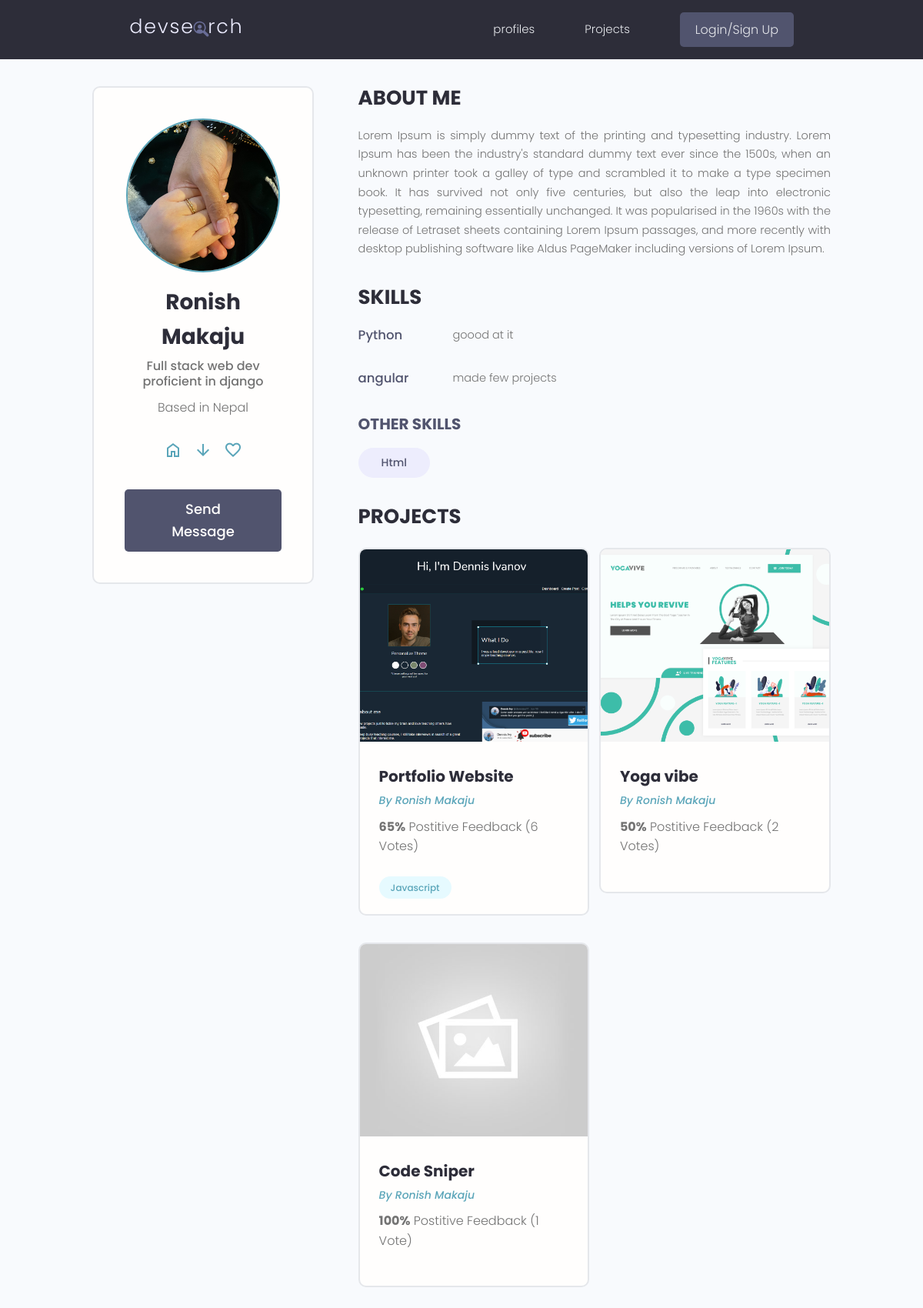
Screenshot of /profile/d9c68324-529a-4ac9-8c6e-8e2db3cfdd05/ with the database file from the repository.
### users/models.py (models this page shows, shortened)
class Profile(models.Model):
    user = models.OneToOneField(User, on_delete=models.CASCADE, null=True, blank=True)
    name = models.CharField(max_length=200, blank=True, null=True)
    username = models.CharField(max_length=200, blank=True, null=True)
    location = models.CharField(max_length=200, blank=True, null=True)
    email = models.EmailField(max_length=500, blank=True, null=True)
    short_intro = models.CharField(max_length=200, blank=True, null=True)
    bio = models.TextField(blank=True, null=True)
    profile_image = models.ImageField(
        null=True,
        blank=True,
        upload_to="profiles/",
        default="profiles/user-default.png",
    )
    Social_github = models.CharField(max_length=200, blank=True, null=True)
    Social_twitter = models.CharField(max_length=200, blank=True, null=True)
    Social_linkedin = models.CharField(max_length=200, blank=True, null=True)
    Social_youtube = models.CharField(max_length=200, blank=True, null=True)
    Social_website = models.CharField(max_length=200, blank=True, null=True)
    id = models.UUIDField(
        default=uuid.uuid4, unique=True, primary_key=True, editable=False
    )
    created = models.DateTimeField(auto_now_add=True)

class Skill(models.Model):
    id = models.UUIDField(
        default=uuid.uuid4, unique=True, primary_key=True, editable=False
    )
    owner = models.ForeignKey(Profile, on_delete=models.CASCADE, null=True, blank=True)
    name = models.CharField(max_length=200, blank=True, null=True)
    description = models.TextField(blank=True, null=True)
    created = models.DateTimeField(auto_now_add=True)

### projects/models.py (models this page shows, shortened)
class Project(models.Model):
    owner = models.ForeignKey(Profile, null=True, blank=True, on_delete=models.SET_NULL)
    title = models.CharField(max_length=200)
    description = models.TextField(null=True, blank=True)
    featured_image = models.ImageField(null=True, blank=True, default="default.jpg")
    demo_link = models.CharField(max_length=2000, blank=True, null=True)
    source_link = models.CharField(max_length=2000, null=True, blank=True)
    tags = models.ManyToManyField(
        "Tag", blank=True
    )  # tag class mathi bhako bhaye cotes chai daina
    vote_total = models.IntegerField(default=0, null=True, blank=True)
    vote_ratio = models.IntegerField(default=0, null=True, blank=True)
    created = models.DateTimeField(auto_now_add=True)
    id = models.UUIDField(
        default=uuid.uuid4, unique=True, primary_key=True, editable=False
    )
    class Meta:
        ordering = ["-vote_total", "-vote_ratio", "created"]

class Tag(models.Model):
    name = models.CharField(max_length=400)
    created = models.DateTimeField(auto_now_add=True)
    id = models.UUIDField(
        default=uuid.uuid4, unique=True, primary_key=True, editable=False
    )
    def __str__(self):
        return self.name

### users/views.py (the view)
# urls.py: path("profile/<str:pk>/", views.userProfile, name="user-profile"),
def userProfile(request, pk):
    profile = Profile.objects.get(id=pk)
    topSkills = profile.skill_set.exclude(description__exact="")
    otherSkills = profile.skill_set.filter(description="")
    context = {
        "profile": profile,
        "topSkills": topSkills,
        "otherSkills": otherSkills,
    }
    return render(request, "users/user-profile.html", context)

### users/templates/users/user-profile.html (shortened to what this page needs)
{%extends "main.html" %}
{%block content%}
<main class="profile my-md">
    <div class="container">
        <div class="layout">
            <div class="column column--1of3">
                <div class="card text-center">
                    <div class="card__body dev">
                        <img class="avatar avatar--xl" src="{{profile.profile_image.url}}" />
                        <h2 class="dev__name">{{profile.name}}</h2>
                        <p class="dev__title">{{profile.short_intro}}</p>
                        <p class="dev__location">Based in {{profile.location}}</p>
                        <ul class="dev__social">
                            {% if profile.Social_github %}
                            <li>
                                <a title="Github" href="{{profile.Social_github}}" target="_blank"><i
                                        class="material-symbols-outlined">home</i>
                                </a>
                            </li>
                            {%endif%}
                            {% if profile.Social_youtube %}
                            <li>
                                <a title="youtube" href="profile.Social_youtube" target="_blank"><i
                                        class="material-symbols-outlined">arrow_downward</i></a>
                            </li>
                            {%endif%}
                            {% if profile.Social_linkedin %}
                            <li>
                                <a title="LinkedIn" href="profile.{{Social_linkedin}}" target="_blank"><i
                                        class="material-symbols-outlined">favorite</i></a>
                            </li>
                            {%endif%}
                        </ul>
                        {%if request.user.profile.id != profile.id%}
                        <a href="{%url 'create-message' profile.id%}" class="btn btn--sub btn--lg">Send Message </a>
                        {%endif%}
                    </div>
                </div>
            </div>
            <div class="column column--2of3">
                <div class="devInfo">
                    <h3 class="devInfo__title">About Me</h3>
                    <p class="devInfo__about">
                        {{profile.bio}}
                    </p>
                </div>
                <div class="devInfo">
                    <h3 class="devInfo__title">Skills</h3>
                    <div class="devInfo__skills">
                        {%for skill in topSkills%}
                        <div class="devSkill">
                            <h4 class="devSkill__title">{{skill.name}}</h4>
                            <p class="devSkill__info">
                                {{skill.description}}
                            </p>
                        </div>
                        {%endfor%}
                        <h3 class="devInfo__subtitle">Other Skills</h3>
                        <div class="devInfo__otherSkills">
                            {%for skill in otherSkills|slice:"5"%}
                            <span class="tag tag--pill tag--sub tag--lg">
                                <small>{{skill.name}}</small>
                            </span>
                            {%endfor%}
                        </div>
                    </div>
                </div>
                <div class="devInfo">
                    <h3 class="devInfo__title">Projects</h3>
                    <div class="grid grid--two">
                        {%for project in profile.project_set.all%}
                        <div class="column">
                            <div class="card project">
                                <a href="{%url 'project' project.id%}" class="project">
                                    <img class="project__thumbnail" src="{{project.featured_image.url}}"
                                        alt="project thumbnail" />
                                    <div class="card__body">
                                        <h3 class="project__title">{{project.title}}</h3>
                                        <p><a class="project__author" href="{%url 'user-profile' project.owner.id %}">By
                                                {{project.owner.name}}</a>
                                        </p>
                                        <p class="project--rating">
                                            <span style="font-weight: bold;">{{project.vote_ratio}}%</span> Postitive
                                            Feedback ({{project.vote_total}} Vote{{project.vote_total|pluralize:"s"}})
                                        </p>
                                        <div class="project__tags">
                                            {%for tag in project.tags.all%}
                                            <span class="tag tag--pill tag--main">
                                                <small>{{tag}}</small>
                                            </span>
                                            {%endfor%}
                                        </div>
                                    </div>
                                </a>
                            </div>
                        </div>
                        {%endfor%}
                    </div>
                </div>
            </div>
        </div>
    </div>
</main>
{%endblock %}

### static/styles/app.css (style rules this page uses)
:root { --color-sub: #2d2d39; }
.btn--sub { background-color: var(--color-sub-light); }
.card { border: 2px solid var(--color-light); }
img { width: 100%; }
.profile .card>.dev { padding: 4rem; }
.dev__name { color: var(--color-sub); font-size: 2.8rem; font-weight: 700; margin-top: 1rem; margin-bottom: 0.5rem; }
.dev__title { font-size: 1.6rem; font-weight: 500; line-height: 1.3; }
.dev__location { margin-top: 1rem; }
.dev__social { margin: 3rem 0; list-style: none; display: flex; justify-content: center; gap: 1.5rem; }
.devInfo { margin-bottom: 3rem; }
.devInfo__title, .devInfo__subtitle { font-size: 2.6rem; color: var(--color-sub); text-transform: uppercase; font-weight: 700; margin-bottom: 1.5rem; }
.devInfo__subtitle { font-size: 2rem; color: var(--color-sub-light); }
.devInfo__about, .devSkill__info { font-size: 1.45rem; line-height: 1.7; text-align: justify; }
.devSkill { margin-bottom: 3rem; }
.devSkill__title { font-size: 1.65rem; font-weight: 500; color: var(--color-sub-light); }
@media screen and (min-width: 700px) { .devSkill { display: flex; justify-content: space-between; gap: 3rem; } }
@media screen and (min-width: 700px) { .devSkill__info { flex-basis: 80%; } }
.project__author { font-size: 1.4rem; font-style: italic; }
.project--rating { margin-bottom: 1.6em; margin-top: .5em; }
.project__thumbnail { height: 25rem; object-fit: cover; object-position: top center; }
.project__title { font-size: 2rem; font-weight: 700; color: var(--color-sub); }

### static/uikit/styles/modules/_variables.css (style rules this page uses)
:root { --color-main: #5aa5b9; --color-main-light: #e6faff; --color-sub: #3f4156; --color-sub-light: #51546e; --color-sub-lighter: #ededfd; --color-text: #737373; --color-gray: #8b8b8b; --color-light: #e5e7eb; --color-light-gray: #767676; --color-bg: #f8fafd; --color-white: #fffefd; --color-white-light: #f3f3f3; --color-success: #359e64; --color-success-bg: #def8e8; --color-error: #fc4b0b; --color-error-bg: #fff2ee; --font-base: 'Poppins', arial, helvetica, 'Segoe UI', roboto, ubuntu, sans-serif; --font-monospace: 'Fira Code', 'Courier New', courier, monospace; --font-regular: 300; --font-medium: 500; --font-bold: 700; --generic-shadow: 1px 1px 5px #00000010; --generic-transition: all 0.3s ease-in-out; }

### static/uikit/styles/modules/_base.css (style rules this page uses)
* { margin: 0; padding: 0; box-sizing: border-box; text-rendering: optimizeLegibility; color: inherit; font-size: inherit; }
html { font-size: 50%; }
@media only screen and (min-width: 480px) { html { font-size: 56.25%; } }
@media only screen and (min-width: 1200px) { html { font-size: 62.5%; } }
body { line-height: 1.6; font-weight: 400; font-size: 1.5rem; color: var(--color-text); background-color: var(--color-bg); min-height: 100vh; }

### static/uikit/styles/modules/_typography.css (style rules this page uses)
* { font-family: var(--font-base); }
h2 { font-size: 3.6rem; font-weight: var(--font-bold); }
h3 { font-size: 3.2rem; font-weight: var(--font-medium); }
h4 { font-size: 2.8rem; font-weight: var(--font-medium); }
p, span, strong { font-size: 1.6rem; color: var(--color-text); font-weight: var(--font-regular); }
a { padding-bottom: 2px; text-decoration: none; display: inline-block; color: var(--color-main); font-weight: var(--font-medium); }

### static/uikit/styles/modules/_utilities.css (style rules this page uses)
.container { width: 92%; max-width: 165rem; margin: 0 auto; box-sizing: border-box; }
@media screen and (min-width: 1000px) { .container { width: 90%; } }
@media screen and (min-width: 1200px) { .container { width: 80%; } }
.text-center { text-align: center; }
.my-md { margin: 3rem auto; }

### static/uikit/styles/modules/_avatar.css (style rules this page uses)
.avatar { border-radius: 50%; border: 2px solid var(--color-main); object-fit: cover; }
.avatar--xl { height: 20rem; width: 20rem; }

### static/uikit/styles/modules/_button.css (style rules this page uses)
.btn { display: inline-block; position: relative; cursor: pointer; background-color: var(--color-light); font-weight: var(--font-medium); color: var(--color-sub); text-decoration: none; padding: 1rem 2rem; border-radius: 0.5rem; border: none; width: -webkit-fit-content; width: -moz-fit-content; width: fit-content; height: -webkit-fit-content; height: -moz-fit-content; height: fit-content; font-size: 1.6rem; outline-width: 0; outline-color: transparent; -webkit-backface-visibility: hidden; backface-visibility: hidden; transition: all 0.3s ease-in-out; }
.btn--sub { background-color: var(--color-sub); color: var(--color-white); }
.btn--lg { font-size: 1.8rem; padding: 1.2rem 4.5rem; }

### static/uikit/styles/modules/_card.css (style rules this page uses)
.card { border-radius: 1rem; background-color: var(--color-white); border: 1.5px solid var(--color-light); width: auto; height: auto; margin-top: 0.5rem; margin-bottom: 0.5rem; overflow: hidden; }
.card__body, .card__header { padding: 2rem 2.5rem; }

### rows the page displays
Profile: profile_image (picture), name "Ronish Makaju", short_intro "Full stack web dev proficient in django", location "Nepal", bio "Lorem Ipsum is simply dummy text of the printing and typesetting industry. Lorem Ipsum has been the industry's standard dummy text ever since the 1500s, when an unknown printer took a galley of type and scrambled it to make a type specimen book. It has survived not only five centuries, but also the leap into electronic typesetting, remaining essentially unchanged. It was popularised in the 1960s with the release of Letraset sheets containing Lorem Ipsum passages, and more recently with desktop publishing software like Aldus PageMaker including versions of Lorem Ipsum."
Skill: name "Python", description "goood at it"
Skill: name "angular", description "made few projects"
Skill: name "Html"
Project: featured_image (picture), title "Portfolio Website", owner.name "Ronish Makaju", vote_ratio "65", vote_total "6"
Tag: name "Javascript"
Project: featured_image (picture), title "Yoga vibe", owner.name "Ronish Makaju", vote_ratio "50", vote_total "2"
Project: featured_image (placeholder picture), title "Code Sniper", owner.name "Ronish Makaju", vote_ratio "100", vote_total "1"
